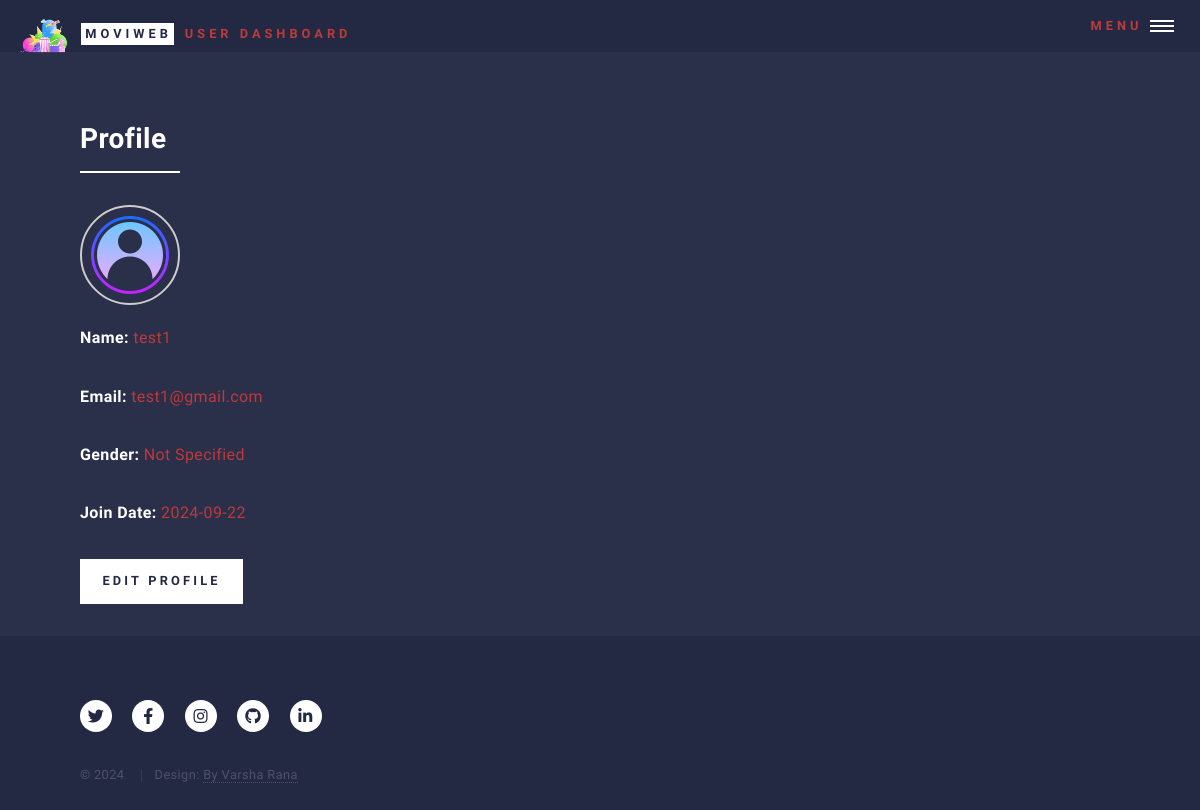
The app's page /user/user_profile (signed in) with its own data.
### models.py (models this page shows, shortened)
class User(db.Model):
    __tablename__ = 'user'
    id = db.Column(db.Integer, primary_key=True)
    name = db.Column(db.String(100), nullable=False)
    email = db.Column(db.String(120), unique=True, nullable=False)
    password = db.Column(db.String(200), nullable=False)
    gender = db.Column(db.String(10), nullable=True)  # Optional field for gender
    profile_picture = db.Column(db.String(200), nullable=True)  # Optional field for profile picture URL
    password_update_date = db.Column(db.DateTime, nullable=True)
    join_date = db.Column(db.DateTime, default=db.func.current_timestamp())
    movies = db.relationship('Movie', backref='user', lazy=True)
    favorites = db.relationship('Favorite', back_populates='user', lazy=True)
    admin_id = db.Column(db.Integer, db.ForeignKey('admin.id'), nullable=True)

### blueprints/user.py (the view)
@user_bp.route('/user_profile')
def user_profile():
    if not user_logged_in():
        return handle_not_logged_in()  # Handle case where user is not logged in
    user = user_logged_in()
    if user is None:
        return handle_invalid_user()  # Handle case where user is not valid
    user_id = User.query.get(user.id)
    return render_template('user_profile.html', user=user_id)

### blueprints/common_fun.py (called while the page is built)
def user_logged_in():
    user_id = session.get('user_id')
    if user_id:
        return User.query.get(user_id)  # This should return the User object or None
    return None

### templates/user/user_profile.html (shortened to what this page needs)
<!DOCTYPE HTML>
<html>
<head>
    <link rel="stylesheet" href="../../static/css/main.css"/>
</head>
<body class="is-preload">
<div id="wrapper">
    <header id="header" class="alt">
        {% include 'partials/user_header.html' %}
    </header>
    <div id="main">
        <section id="user-profile">
            <div class="inner">
                <header class="major">
                    <h2>Profile</h2>
                </header>
                <div class="profile-image">
                    {% if user.profile_picture %}
                    <img src="{{ url_for('static', filename='images/upload/profile_image/' ~ user.profile_picture) }}"
                         alt="Profile Picture" class="profile-pic"/>
                    {% else %}
                    <img src="{{ url_for('static', filename='images/default_profile.png') }}"
                         alt="Default Profile Picture" class="profile-pic"/>
                    {% endif %}
                </div>
                <p><strong>Name:</strong> {{ user.name }}</p>
                <p><strong>Email:</strong> {{ user.email }}</p>
                <p><strong>Gender:</strong> {{ user.gender or 'Not Specified' }}</p>
                <p><strong>Join Date:</strong> {{ user.join_date.strftime('%Y-%m-%d') }}</p>
                <a href="{{ url_for('user_bp.edit_user_profile', user_id=user.id) }}" class="button primary">Edit
                    Profile</a>
            </div>
        </section>
    </div>
    <footer id="footer">
        {% include 'partials/movie_web_app_footer.html' %}
    </footer>
</div>
</body>
</html>

### records on screen
User: name "test1", email "test1@gmail.com", gender "Not Specified", join_date "2024-09-22"
